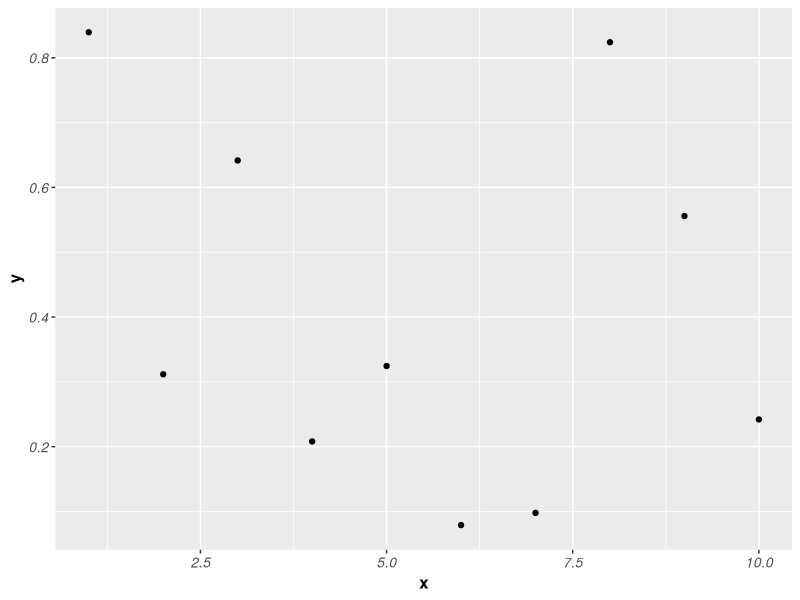

This figure's R source:
## ---- chunk 1
#| echo: false
#| message: false
#| warning: false
library(tidyverse)
## ---- chunk 2
ggplot(data = tibble(x = 1:10, y = runif(10)),
       aes(x, y)) +
  geom_point() +
  theme(axis.title = element_text(face = "bold", size = 12),
        axis.text = element_text(face = "italic", size = 10))
## ---- chunk 3

## ---- chunk 4

## ---- chunk 5

## ---- chunk 6

## ---- chunk 7

## ---- chunk 8

## ---- chunk 9

## ---- chunk 10

## ---- chunk 11

## ---- chunk 12

## ---- chunk 13

## ---- chunk 14

## ---- chunk 15

## ---- chunk 16

## ---- chunk 17

## ---- chunk 18

## ---- chunk 19
library(lubridate)
ymd("2022-01-31")
ym("2022-Jan")
## ---- chunk 20

## ---- chunk 21

## ---- chunk 22

## ---- chunk 23

## ---- chunk 24

